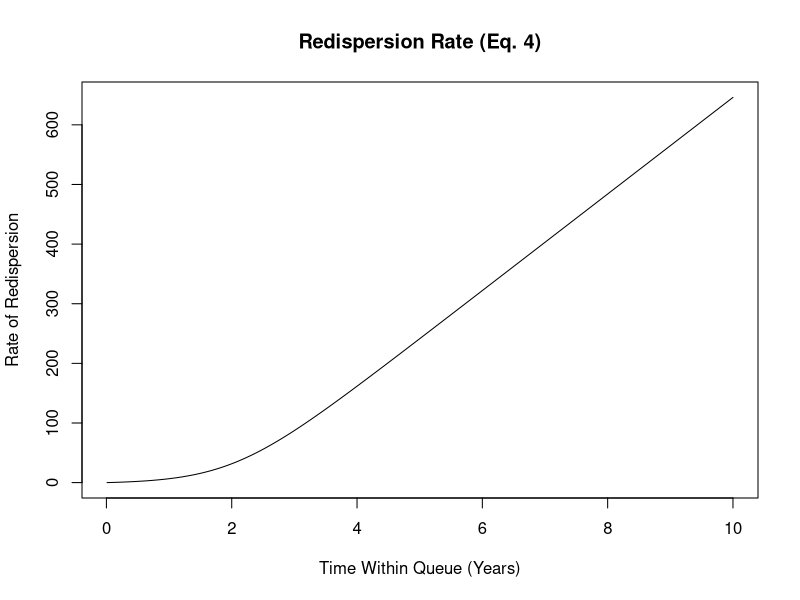
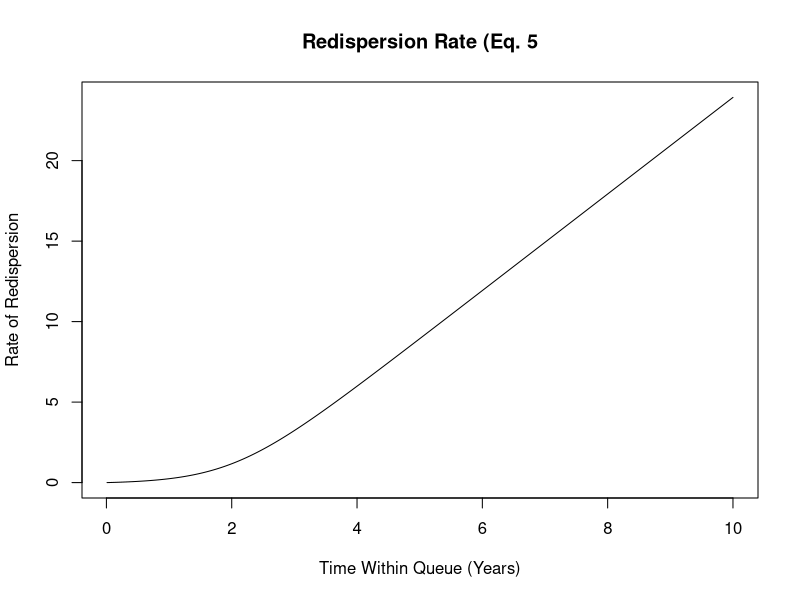
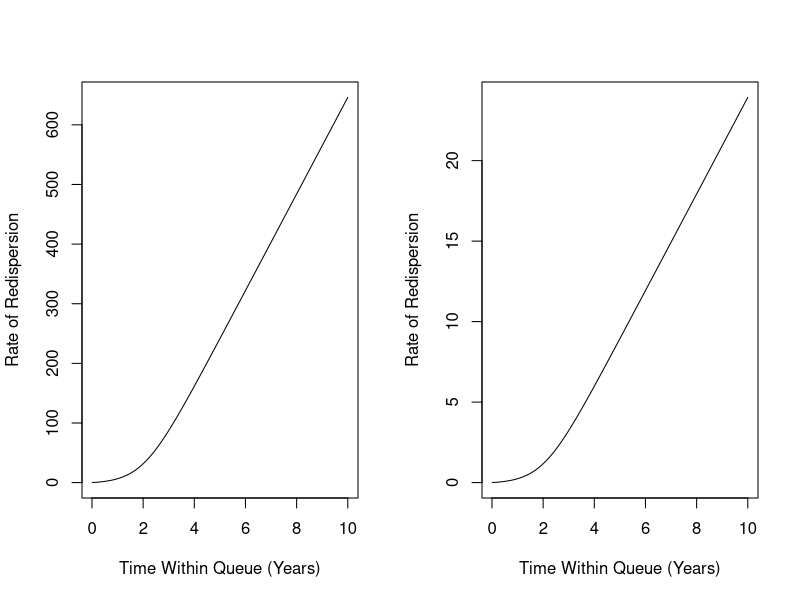

Here is the R script that generated these plots, in order:
## Task: Plot B[j] as a function of virtual wait only 
## Result: estimate for rate of redispersion 

# alpha - rate of infection in attack zone
# c - participation rate
# p - prevalence of infection
alpha <- 150
c <- 0.10
p <- 0.20 

##residual infestation rate
alphaPrime <- alpha*(1-c)*p

## Integrate the infestivity function as a function of t (z)
#Logistic (infestivity) function
infestivityAPrime <- function(k,y0,r,t,alphaPrime) {
  out <- k/(1+((k-y0)/y0)*exp(-r*t))
  outAP <- (out * alphaPrime)
  return(outAP)
}

#set parameters of infestivty function 
k <- 3 # carrying capacity 3 infestations per house per year
y0 <- 0.1 # initial infestivity (0.1 infestations per house per year)
r <- 1.68

#Set time interval - ten years 
t <- 1:1000/100

#integrate infestivity function 
upperCaseGammaAP <- function(t) {
  integrate(infestivityAPrime,lower=0,upper=t, k=k, y0=y0, r=r, alphaPrime=alphaPrime)$value
}
# vectorize results of integration function - input t in function 
v.upperCaseGammaAP <- Vectorize(upperCaseGammaAP)

## Plot the result of the upperCaseGammaAP (Eq. 4 from paper)
plot(v.upperCaseGammaAP(t)~t,xlab="Time Within Queue (Years)", ylab="Rate of Redispersion",type="l")
title("Redispersion Rate (Eq. 4)")

## Redispersion rate disregarding alphaPrime (Eq. 5 from paper)
#Logistic (infestivity) function
infestivity <- function(k,y0,r,t) {
  out <- k/(1+((k-y0)/y0)*exp(-r*t))
  return(out)
}

#integrate infestivity function 
upperCaseGamma <- function(t) {
  integrate(infestivity,lower=0,upper=t, k=k, y0=y0, r=r)$value
}
# vectorize results of integration function - input t in function 
v.upperCaseGamma <- Vectorize(upperCaseGamma)

## Plot the result of the upperCaseGamma (Eq. 5 from paper)
plot(v.upperCaseGamma(t)~t,xlab="Time Within Queue (Years)", ylab="Rate of Redispersion",type="l")
title("Redispersion Rate (Eq. 5")

par(mfrow=c(1,2))
plot(v.upperCaseGammaAP(t)~t,xlab="Time Within Queue (Years)", ylab="Rate of Redispersion",type="l")
plot(v.upperCaseGamma(t)~t,xlab="Time Within Queue (Years)", ylab="Rate of Redispersion",type="l")





 
